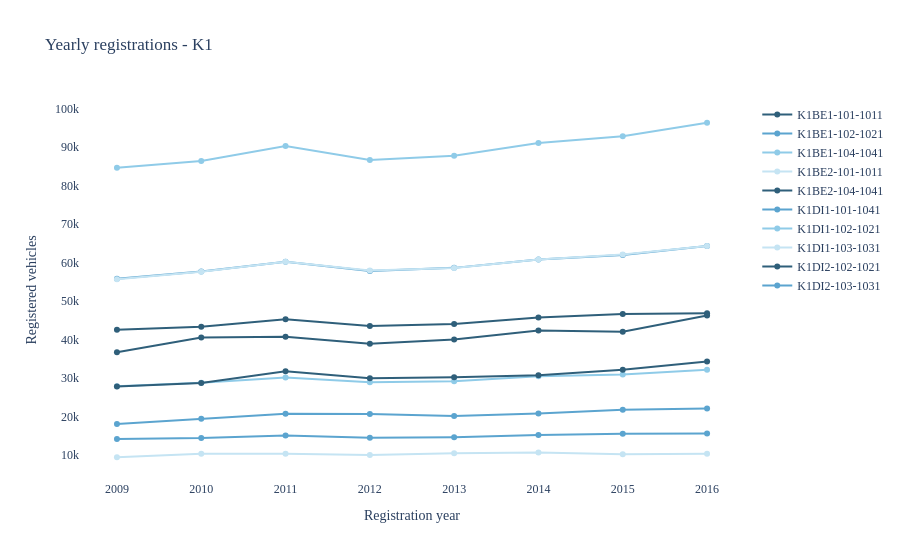
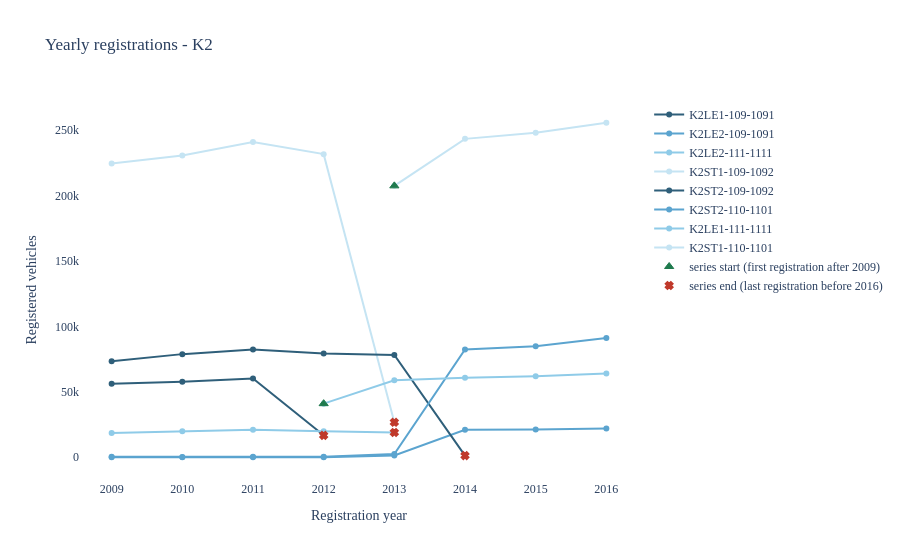
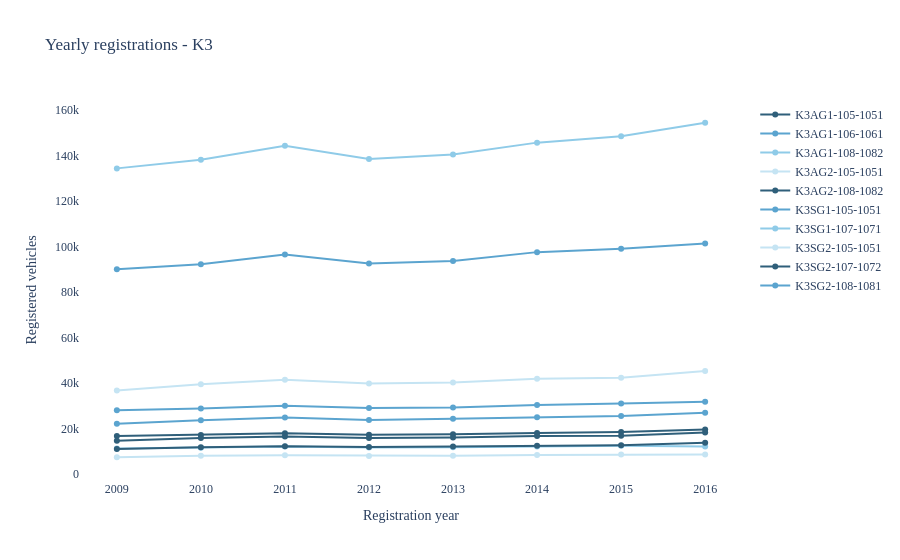

Notebook code for these charts, in order:
### Markdown cell above
### 4.2 With defects

Same charts and winner logic, but using `n_registrations_clean`: vehicles that
count as defective under the rule above are excluded (defects after registration
only). This can break ties and change the recommended series.

### Code cell
# 4.2 — evaluation and graphs WITH defective vehicles excluded
overall_clean, winners_clean = run_evaluation(
    "n_registrations_clean",
    "with defective vehicles excluded",
)

# where the winner set differs between the two modes
cmp = winners_all.merge(
    winners_clean,
    on=["category", "series"],
    how="outer",
    suffixes=("_all", "_clean"),
    indicator=True,
)
changed = cmp[cmp["_merge"] != "both"].copy()
if changed.empty:
    print("Same winner set in both modes.")
else:
    print("Winner set differs between modes (left_only = without defects only, "
          "right_only = with defects only):")
    display(
        changed[
            [
                "category",
                "series",
                "n_all",
                "n_clean",
                "_merge",
            ]
        ].sort_values(["category", "series"])
    )

### Figure 1 — Plotly figure (JSON) as saved in the notebook; plotly's stock layout.template omitted (floating-point values rounded to 4 significant figures)
{"data": [{"hovertemplate": "Component series=K1BE1-101-1011<br>Registration year=%{x}<br>Registered vehicles=%{y}<extra></extra>", "legendgroup": "K1BE1-101-1011", "line": {"color": "#2F5F7A", "dash": "solid"}, "marker": {"symbol": "circle"}, "mode": "lines+markers", "name": "K1BE1-101-1011", "orientation": "v", "showlegend": true, "type": "scatter", "x": [2009, 2010, 2011, 2012, 2013, 2014, 2015, 2016], "xaxis": "x", "y": [42552, 43291, 45264, 43503, 44042, 45692, 46620, 46825], "yaxis": "y"}, {"hovertemplate": "Component series=K1BE1-102-1021<br>Registration year=%{x}<br>Registered vehicles=%{y}<extra></extra>", "legendgroup": "K1BE1-102-1021", "line": {"color": "#5BA4CF", "dash": "solid"}, "marker": {"symbol": "circle"}, "mode": "lines+markers", "name": "K1BE1-102-1021", "orientation": "v", "showlegend": true, "type": "scatter", "x": [2009, 2010, 2011, 2012, 2013, 2014, 2015, 2016], "xaxis": "x", "y": [14205, 14414, 15109, 14480, 14660, 15240, 15541, 15614], "yaxis": "y"}, {"hovertemplate": "Component series=K1BE1-104-1041<br>Registration year=%{x}<br>Registered vehicles=%{y}<extra></extra>", "legendgroup": "K1BE1-104-1041", "line": {"color": "#8FCBE8", "dash": "solid"}, "marker": {"symbol": "circle"}, "mode": "lines+markers", "name": "K1BE1-104-1041", "orientation": "v", "showlegend": true, "type": "scatter", "x": [2009, 2010, 2011, 2012, 2013, 2014, 2015, 2016], "xaxis": "x", "y": [84573, 86360, 90246, 86633, 87693, 91047, 92752, 96274], "yaxis": "y"}, {"hovertemplate": "Component series=K1BE2-101-1011<br>Registration year=%{x}<br>Registered vehicles=%{y}<extra></extra>", "legendgroup": "K1BE2-101-1011", "line": {"color": "#C5E4F3", "dash": "solid"}, "marker": {"symbol": "circle"}, "mode": "lines+markers", "name": "K1BE2-101-1011", "orientation": "v", "showlegend": true, "type": "scatter", "x": [2009, 2010, 2011, 2012, 2013, 2014, 2015, 2016], "xaxis": "x", "y": [9448, 10337, 10325, 10003, 10504, 10708, 10206, 10353], "yaxis": "y"}, {"hovertemplate": "Component series=K1BE2-104-1041<br>Registration year=%{x}<br>Registered vehicles=%{y}<extra></extra>", "legendgroup": "K1BE2-104-1041", "line": {"color": "#2F5F7A", "dash": "solid"}, "marker": {"symbol": "circle"}, "mode": "lines+markers", "name": "K1BE2-104-1041", "orientation": "v", "showlegend": true, "type": "scatter", "x": [2009, 2010, 2011, 2012, 2013, 2014, 2015, 2016], "xaxis": "x", "y": [36702, 40513, 40754, 38917, 40028, 42361, 42007, 46256], "yaxis": "y"}, {"hovertemplate": "Component series=K1DI1-101-1041<br>Registration year=%{x}<br>Registered vehicles=%{y}<extra></extra>", "legendgroup": "K1DI1-101-1041", "line": {"color": "#5BA4CF", "dash": "solid"}, "marker": {"symbol": "circle"}, "mode": "lines+markers", "name": "K1DI1-101-1041", "orientation": "v", "showlegend": true, "type": "scatter", "x": [2009, 2010, 2011, 2012, 2013, 2014, 2015, 2016], "xaxis": "x", "y": [55776, 57669, 60199, 57779, 58604, 60799, 61930, 64296], "yaxis": "y"}, {"hovertemplate": "Component series=K1DI1-102-1021<br>Registration year=%{x}<br>Registered vehicles=%{y}<extra></extra>", "legendgroup": "K1DI1-102-1021", "line": {"color": "#8FCBE8", "dash": "solid"}, "marker": {"symbol": "circle"}, "mode": "lines+markers", "name": "K1DI1-102-1021", "orientation": "v", "showlegend": true, "type": "scatter", "x": [2009, 2010, 2011, 2012, 2013, 2014, 2015, 2016], "xaxis": "x", "y": [27860, 28814, 30136, 28946, 29199, 30451, 30929, 32191], "yaxis": "y"}, {"hovertemplate": "Component series=K1DI1-103-1031<br>Registration year=%{x}<br>Registered vehicles=%{y}<extra></extra>", "legendgroup": "K1DI1-103-1031", "line": {"color": "#C5E4F3", "dash": "solid"}, "marker": {"symbol": "circle"}, "mode": "lines+markers", "name": "K1DI1-103-1031", "orientation": "v", "showlegend": true, "type": "scatter", "x": [2009, 2010, 2011, 2012, 2013, 2014, 2015, 2016], "xaxis": "x", "y": [55626, 57618, 60184, 57940, 58590, 60769, 62061, 64264], "yaxis": "y"}, {"hovertemplate": "Component series=K1DI2-102-1021<br>Registration year=%{x}<br>Registered vehicles=%{y}<extra></extra>", "legendgroup": "K1DI2-102-1021", "line": {"color": "#2F5F7A", "dash": "solid"}, "marker": {"symbol": "circle"}, "mode": "lines+markers", "name": "K1DI2-102-1021", "orientation": "v", "showlegend": true, "type": "scatter", "x": [2009, 2010, 2011, 2012, 2013, 2014, 2015, 2016], "xaxis": "x", "y": [27839, 28705, 31779, 29937, 30237, 30740, 32130, 34286], "yaxis": "y"}, {"hovertemplate": "Component series=K1DI2-103-1031<br>Registration year=%{x}<br>Registered vehicles=%{y}<extra></extra>", "legendgroup": "K1DI2-103-1031", "line": {"color": "#5BA4CF", "dash": "solid"}, "marker": {"symbol": "circle"}, "mode": "lines+markers", "name": "K1DI2-103-1031", "orientation": "v", "showlegend": true, "type": "scatter", "x": [2009, 2010, 2011, 2012, 2013, 2014, 2015, 2016], "xaxis": "x", "y": [18109, 19427, 20750, 20690, 20143, 20789, 21760, 22101], "yaxis": "y"}], "layout": {"font": {"family": "Source Sans Pro"}, "legend": {"title": {"text": ""}, "tracegroupgap": 0}, "paper_bgcolor": "white", "plot_bgcolor": "white", "title": {"text": "Yearly registrations - K1"}, "xaxis": {"anchor": "y", "domain": [0, 1], "dtick": 1, "title": {"text": "Registration year"}}, "yaxis": {"anchor": "x", "domain": [0, 1], "title": {"text": "Registered vehicles"}}}}

### Figure 2 — Plotly figure (JSON) as saved in the notebook; plotly's stock layout.template omitted (floating-point values rounded to 4 significant figures)
{"data": [{"hovertemplate": "Component series=K2LE1-109-1091<br>Registration year=%{x}<br>Registered vehicles=%{y}<extra></extra>", "legendgroup": "K2LE1-109-1091", "line": {"color": "#2F5F7A", "dash": "solid"}, "marker": {"symbol": "circle"}, "mode": "lines+markers", "name": "K2LE1-109-1091", "orientation": "v", "showlegend": true, "type": "scatter", "x": [2009, 2010, 2011, 2012], "xaxis": "x", "y": [56168, 57679, 60231, 16742], "yaxis": "y"}, {"hovertemplate": "Component series=K2LE2-109-1091<br>Registration year=%{x}<br>Registered vehicles=%{y}<extra></extra>", "legendgroup": "K2LE2-109-1091", "line": {"color": "#5BA4CF", "dash": "solid"}, "marker": {"symbol": "circle"}, "mode": "lines+markers", "name": "K2LE2-109-1091", "orientation": "v", "showlegend": true, "type": "scatter", "x": [2009, 2010, 2011, 2012, 2013, 2014, 2015, 2016], "xaxis": "x", "y": [5, 2, 3, 5, 1296, 20986, 21284, 21926], "yaxis": "y"}, {"hovertemplate": "Component series=K2LE2-111-1111<br>Registration year=%{x}<br>Registered vehicles=%{y}<extra></extra>", "legendgroup": "K2LE2-111-1111", "line": {"color": "#8FCBE8", "dash": "solid"}, "marker": {"symbol": "circle"}, "mode": "lines+markers", "name": "K2LE2-111-1111", "orientation": "v", "showlegend": true, "type": "scatter", "x": [2009, 2010, 2011, 2012, 2013], "xaxis": "x", "y": [18473, 19910, 20998, 19931, 18950], "yaxis": "y"}, {"hovertemplate": "Component series=K2ST1-109-1092<br>Registration year=%{x}<br>Registered vehicles=%{y}<extra></extra>", "legendgroup": "K2ST1-109-1092", "line": {"color": "#C5E4F3", "dash": "solid"}, "marker": {"symbol": "circle"}, "mode": "lines+markers", "name": "K2ST1-109-1092", "orientation": "v", "showlegend": true, "type": "scatter", "x": [2009, 2010, 2011, 2012, 2013], "xaxis": "x", "y": [224424, 230487, 240907, 231592, 26694], "yaxis": "y"}, {"hovertemplate": "Component series=K2ST2-109-1092<br>Registration year=%{x}<br>Registered vehicles=%{y}<extra></extra>", "legendgroup": "K2ST2-109-1092", "line": {"color": "#2F5F7A", "dash": "solid"}, "marker": {"symbol": "circle"}, "mode": "lines+markers", "name": "K2ST2-109-1092", "orientation": "v", "showlegend": true, "type": "scatter", "x": [2009, 2010, 2011, 2012, 2013, 2014], "xaxis": "x", "y": [73307, 78787, 82263, 79271, 78162, 1255], "yaxis": "y"}, {"hovertemplate": "Component series=K2ST2-110-1101<br>Registration year=%{x}<br>Registered vehicles=%{y}<extra></extra>", "legendgroup": "K2ST2-110-1101", "line": {"color": "#5BA4CF", "dash": "solid"}, "marker": {"symbol": "circle"}, "mode": "lines+markers", "name": "K2ST2-110-1101", "orientation": "v", "showlegend": true, "type": "scatter", "x": [2009, 2010, 2011, 2012, 2013, 2014, 2015, 2016], "xaxis": "x", "y": [313, 283, 344, 340, 2504, 82357, 84819, 91070], "yaxis": "y"}, {"hovertemplate": "Component series=K2LE1-111-1111<br>Registration year=%{x}<br>Registered vehicles=%{y}<extra></extra>", "legendgroup": "K2LE1-111-1111", "line": {"color": "#8FCBE8", "dash": "solid"}, "marker": {"symbol": "circle"}, "mode": "lines+markers", "name": "K2LE1-111-1111", "orientation": "v", "showlegend": true, "type": "scatter", "x": [2012, 2013, 2014, 2015, 2016], "xaxis": "x", "y": [40947, 58748, 60745, 61892, 63900], "yaxis": "y"}, {"hovertemplate": "Component series=K2ST1-110-1101<br>Registration year=%{x}<br>Registered vehicles=%{y}<extra></extra>", "legendgroup": "K2ST1-110-1101", "line": {"color": "#C5E4F3", "dash": "solid"}, "marker": {"symbol": "circle"}, "mode": "lines+markers", "name": "K2ST1-110-1101", "orientation": "v", "showlegend": true, "type": "scatter", "x": [2013, 2014, 2015, 2016], "xaxis": "x", "y": [207346, 243253, 247941, 255564], "yaxis": "y"}, {"hovertemplate": "series start<br>year=%{x}<br>registrations=%{y:,}<extra></extra>", "legendgroup": "series_start", "marker": {"color": "#1F7A4D", "line": {"color": "#1F7A4D", "width": 1}, "size": 8, "symbol": "triangle-up"}, "mode": "markers", "name": "series start (first registration after 2009)", "type": "scatter", "x": [2012, 2013], "y": [40947, 207346]}, {"hovertemplate": "series end<br>year=%{x}<br>registrations=%{y:,}<extra></extra>", "legendgroup": "series_end", "marker": {"color": "#C0392B", "line": {"color": "#C0392B", "width": 2}, "size": 6, "symbol": "x"}, "mode": "markers", "name": "series end (last registration before 2016)", "type": "scatter", "x": [2012, 2013, 2013, 2014], "y": [16742, 18950, 26694, 1255]}], "layout": {"font": {"family": "Source Sans Pro"}, "legend": {"title": {"text": ""}, "tracegroupgap": 0}, "paper_bgcolor": "white", "plot_bgcolor": "white", "title": {"text": "Yearly registrations - K2"}, "xaxis": {"anchor": "y", "domain": [0, 1], "dtick": 1, "title": {"text": "Registration year"}}, "yaxis": {"anchor": "x", "domain": [0, 1], "title": {"text": "Registered vehicles"}}}}

### Figure 3 — Plotly figure (JSON) as saved in the notebook; plotly's stock layout.template omitted (floating-point values rounded to 4 significant figures)
{"data": [{"hovertemplate": "Component series=K3AG1-105-1051<br>Registration year=%{x}<br>Registered vehicles=%{y}<extra></extra>", "legendgroup": "K3AG1-105-1051", "line": {"color": "#2F5F7A", "dash": "solid"}, "marker": {"symbol": "circle"}, "mode": "lines+markers", "name": "K3AG1-105-1051", "orientation": "v", "showlegend": true, "type": "scatter", "x": [2009, 2010, 2011, 2012, 2013, 2014, 2015, 2016], "xaxis": "x", "y": [16815, 17243, 17977, 17356, 17495, 18101, 18542, 19586], "yaxis": "y"}, {"hovertemplate": "Component series=K3AG1-106-1061<br>Registration year=%{x}<br>Registered vehicles=%{y}<extra></extra>", "legendgroup": "K3AG1-106-1061", "line": {"color": "#5BA4CF", "dash": "solid"}, "marker": {"symbol": "circle"}, "mode": "lines+markers", "name": "K3AG1-106-1061", "orientation": "v", "showlegend": true, "type": "scatter", "x": [2009, 2010, 2011, 2012, 2013, 2014, 2015, 2016], "xaxis": "x", "y": [28037, 28809, 30096, 29094, 29263, 30342, 31067, 31818], "yaxis": "y"}, {"hovertemplate": "Component series=K3AG1-108-1082<br>Registration year=%{x}<br>Registered vehicles=%{y}<extra></extra>", "legendgroup": "K3AG1-108-1082", "line": {"color": "#8FCBE8", "dash": "solid"}, "marker": {"symbol": "circle"}, "mode": "lines+markers", "name": "K3AG1-108-1082", "orientation": "v", "showlegend": true, "type": "scatter", "x": [2009, 2010, 2011, 2012, 2013, 2014, 2015, 2016], "xaxis": "x", "y": [11286, 11591, 12128, 11715, 11787, 12199, 12509, 12196], "yaxis": "y"}, {"hovertemplate": "Component series=K3AG2-105-1051<br>Registration year=%{x}<br>Registered vehicles=%{y}<extra></extra>", "legendgroup": "K3AG2-105-1051", "line": {"color": "#C5E4F3", "dash": "solid"}, "marker": {"symbol": "circle"}, "mode": "lines+markers", "name": "K3AG2-105-1051", "orientation": "v", "showlegend": true, "type": "scatter", "x": [2009, 2010, 2011, 2012, 2013, 2014, 2015, 2016], "xaxis": "x", "y": [7418, 8043, 8296, 8022, 8066, 8421, 8608, 8634], "yaxis": "y"}, {"hovertemplate": "Component series=K3AG2-108-1082<br>Registration year=%{x}<br>Registered vehicles=%{y}<extra></extra>", "legendgroup": "K3AG2-108-1082", "line": {"color": "#2F5F7A", "dash": "solid"}, "marker": {"symbol": "circle"}, "mode": "lines+markers", "name": "K3AG2-108-1082", "orientation": "v", "showlegend": true, "type": "scatter", "x": [2009, 2010, 2011, 2012, 2013, 2014, 2015, 2016], "xaxis": "x", "y": [11052, 11855, 12294, 11900, 12123, 12504, 12716, 13817], "yaxis": "y"}, {"hovertemplate": "Component series=K3SG1-105-1051<br>Registration year=%{x}<br>Registered vehicles=%{y}<extra></extra>", "legendgroup": "K3SG1-105-1051", "line": {"color": "#5BA4CF", "dash": "solid"}, "marker": {"symbol": "circle"}, "mode": "lines+markers", "name": "K3SG1-105-1051", "orientation": "v", "showlegend": true, "type": "scatter", "x": [2009, 2010, 2011, 2012, 2013, 2014, 2015, 2016], "xaxis": "x", "y": [90027, 92288, 96543, 92566, 93750, 97604, 99132, 101373], "yaxis": "y"}, {"hovertemplate": "Component series=K3SG1-107-1071<br>Registration year=%{x}<br>Registered vehicles=%{y}<extra></extra>", "legendgroup": "K3SG1-107-1071", "line": {"color": "#8FCBE8", "dash": "solid"}, "marker": {"symbol": "circle"}, "mode": "lines+markers", "name": "K3SG1-107-1071", "orientation": "v", "showlegend": true, "type": "scatter", "x": [2009, 2010, 2011, 2012, 2013, 2014, 2015, 2016], "xaxis": "x", "y": [134427, 138235, 144394, 138550, 140493, 145752, 148583, 154491], "yaxis": "y"}, {"hovertemplate": "Component series=K3SG2-105-1051<br>Registration year=%{x}<br>Registered vehicles=%{y}<extra></extra>", "legendgroup": "K3SG2-105-1051", "line": {"color": "#C5E4F3", "dash": "solid"}, "marker": {"symbol": "circle"}, "mode": "lines+markers", "name": "K3SG2-105-1051", "orientation": "v", "showlegend": true, "type": "scatter", "x": [2009, 2010, 2011, 2012, 2013, 2014, 2015, 2016], "xaxis": "x", "y": [36793, 39528, 41539, 39884, 40268, 41890, 42345, 45290], "yaxis": "y"}, {"hovertemplate": "Component series=K3SG2-107-1072<br>Registration year=%{x}<br>Registered vehicles=%{y}<extra></extra>", "legendgroup": "K3SG2-107-1072", "line": {"color": "#2F5F7A", "dash": "solid"}, "marker": {"symbol": "circle"}, "mode": "lines+markers", "name": "K3SG2-107-1072", "orientation": "v", "showlegend": true, "type": "scatter", "x": [2009, 2010, 2011, 2012, 2013, 2014, 2015, 2016], "xaxis": "x", "y": [14681, 15840, 16534, 15907, 16136, 16747, 16907, 18263], "yaxis": "y"}, {"hovertemplate": "Component series=K3SG2-108-1081<br>Registration year=%{x}<br>Registered vehicles=%{y}<extra></extra>", "legendgroup": "K3SG2-108-1081", "line": {"color": "#5BA4CF", "dash": "solid"}, "marker": {"symbol": "circle"}, "mode": "lines+markers", "name": "K3SG2-108-1081", "orientation": "v", "showlegend": true, "type": "scatter", "x": [2009, 2010, 2011, 2012, 2013, 2014, 2015, 2016], "xaxis": "x", "y": [22154, 23716, 24945, 23834, 24319, 25036, 25527, 26992], "yaxis": "y"}], "layout": {"font": {"family": "Source Sans Pro"}, "legend": {"title": {"text": ""}, "tracegroupgap": 0}, "paper_bgcolor": "white", "plot_bgcolor": "white", "title": {"text": "Yearly registrations - K3"}, "xaxis": {"anchor": "y", "domain": [0, 1], "dtick": 1, "title": {"text": "Registration year"}}, "yaxis": {"anchor": "x", "domain": [0, 1], "title": {"text": "Registered vehicles"}}}}
